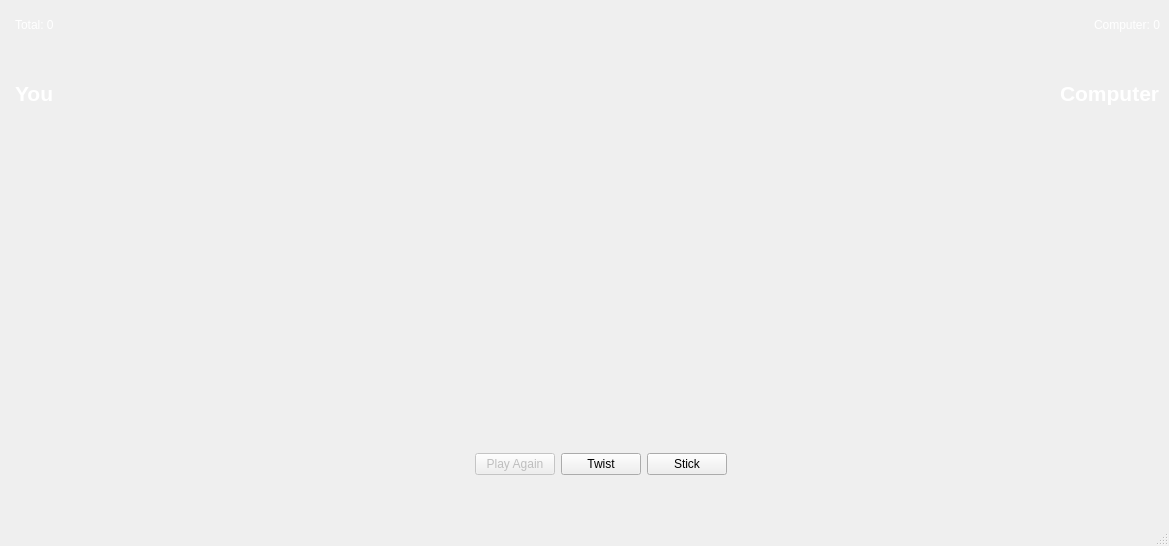
<?xml version="1.0" encoding="UTF-8"?>
<ui version="4.0">
 <class>playWindow</class>
 <widget class="QMainWindow" name="playWindow">
  <property name="geometry">
   <rect>
    <x>0</x>
    <y>0</y>
    <width>1169</width>
    <height>546</height>
   </rect>
  </property>
  <property name="windowTitle">
   <string>BlackJack C++ by Sani7</string>
  </property>
  <property name="autoFillBackground">
   <bool>true</bool>
  </property>
  <property name="styleSheet">
   <string notr="true">#centralWidget {
border-image:url(:/images/blackjack_table.png) 0 0 0 0 stretch stretch;
}</string>
  </property>
  <widget class="QWidget" name="centralWidget">
   <layout class="QGridLayout" name="gridLayout">
    <item row="3" column="1" colspan="4">
     <layout class="QHBoxLayout" name="horizontalLayout_5">
      <item>
       <widget class="QLabel" name="youLabel">
        <property name="palette">
         <palette>
          <active>
           <colorrole role="WindowText">
            <brush brushstyle="SolidPattern">
             <color alpha="255">
              <red>255</red>
              <green>255</green>
              <blue>255</blue>
             </color>
            </brush>
           </colorrole>
          </active>
          <inactive>
           <colorrole role="WindowText">
            <brush brushstyle="SolidPattern">
             <color alpha="255">
              <red>255</red>
              <green>255</green>
              <blue>255</blue>
             </color>
            </brush>
           </colorrole>
          </inactive>
          <disabled>
           <colorrole role="WindowText">
            <brush brushstyle="SolidPattern">
             <color alpha="255">
              <red>120</red>
              <green>120</green>
              <blue>120</blue>
             </color>
            </brush>
           </colorrole>
          </disabled>
         </palette>
        </property>
        <property name="font">
         <font>
          <pointsize>16</pointsize>
          <bold>true</bold>
         </font>
        </property>
        <property name="text">
         <string>You</string>
        </property>
       </widget>
      </item>
      <item>
       <spacer name="horizontalSpacer">
        <property name="orientation">
         <enum>Qt::Horizontal</enum>
        </property>
        <property name="sizeHint" stdset="0">
         <size>
          <width>40</width>
          <height>20</height>
         </size>
        </property>
       </spacer>
      </item>
      <item>
       <widget class="QLabel" name="computerLabel">
        <property name="palette">
         <palette>
          <active>
           <colorrole role="WindowText">
            <brush brushstyle="SolidPattern">
             <color alpha="255">
              <red>255</red>
              <green>255</green>
              <blue>255</blue>
             </color>
            </brush>
           </colorrole>
          </active>
          <inactive>
           <colorrole role="WindowText">
            <brush brushstyle="SolidPattern">
             <color alpha="255">
              <red>255</red>
              <green>255</green>
              <blue>255</blue>
             </color>
            </brush>
           </colorrole>
          </inactive>
          <disabled>
           <colorrole role="WindowText">
            <brush brushstyle="SolidPattern">
             <color alpha="255">
              <red>120</red>
              <green>120</green>
              <blue>120</blue>
             </color>
            </brush>
           </colorrole>
          </disabled>
         </palette>
        </property>
        <property name="font">
         <font>
          <pointsize>16</pointsize>
          <bold>true</bold>
         </font>
        </property>
        <property name="text">
         <string>Computer</string>
        </property>
       </widget>
      </item>
     </layout>
    </item>
    <item row="10" column="3">
     <spacer name="verticalSpacer_3">
      <property name="orientation">
       <enum>Qt::Vertical</enum>
      </property>
      <property name="sizeType">
       <enum>QSizePolicy::Minimum</enum>
      </property>
      <property name="sizeHint" stdset="0">
       <size>
        <width>20</width>
        <height>40</height>
       </size>
      </property>
     </spacer>
    </item>
    <item row="8" column="3">
     <spacer name="verticalSpacer_2">
      <property name="orientation">
       <enum>Qt::Vertical</enum>
      </property>
      <property name="sizeType">
       <enum>QSizePolicy::Minimum</enum>
      </property>
      <property name="sizeHint" stdset="0">
       <size>
        <width>20</width>
        <height>40</height>
       </size>
      </property>
     </spacer>
    </item>
    <item row="12" column="3">
     <spacer name="verticalSpacer_6">
      <property name="orientation">
       <enum>Qt::Vertical</enum>
      </property>
      <property name="sizeType">
       <enum>QSizePolicy::Minimum</enum>
      </property>
      <property name="sizeHint" stdset="0">
       <size>
        <width>20</width>
        <height>40</height>
       </size>
      </property>
     </spacer>
    </item>
    <item row="9" column="3">
     <layout class="QHBoxLayout" name="horizontalLayout_7">
      <item>
       <widget class="QLabel" name="statusLabel">
        <property name="palette">
         <palette>
          <active>
           <colorrole role="WindowText">
            <brush brushstyle="SolidPattern">
             <color alpha="255">
              <red>255</red>
              <green>255</green>
              <blue>255</blue>
             </color>
            </brush>
           </colorrole>
          </active>
          <inactive>
           <colorrole role="WindowText">
            <brush brushstyle="SolidPattern">
             <color alpha="255">
              <red>255</red>
              <green>255</green>
              <blue>255</blue>
             </color>
            </brush>
           </colorrole>
          </inactive>
          <disabled>
           <colorrole role="WindowText">
            <brush brushstyle="SolidPattern">
             <color alpha="255">
              <red>120</red>
              <green>120</green>
              <blue>120</blue>
             </color>
            </brush>
           </colorrole>
          </disabled>
         </palette>
        </property>
        <property name="text">
         <string/>
        </property>
       </widget>
      </item>
      <item>
       <spacer name="horizontalSpacer_5">
        <property name="orientation">
         <enum>Qt::Horizontal</enum>
        </property>
        <property name="sizeHint" stdset="0">
         <size>
          <width>40</width>
          <height>20</height>
         </size>
        </property>
       </spacer>
      </item>
      <item>
       <widget class="QLabel" name="outcomeLabel">
        <property name="palette">
         <palette>
          <active>
           <colorrole role="WindowText">
            <brush brushstyle="SolidPattern">
             <color alpha="255">
              <red>255</red>
              <green>255</green>
              <blue>255</blue>
             </color>
            </brush>
           </colorrole>
          </active>
          <inactive>
           <colorrole role="WindowText">
            <brush brushstyle="SolidPattern">
             <color alpha="255">
              <red>255</red>
              <green>255</green>
              <blue>255</blue>
             </color>
            </brush>
           </colorrole>
          </inactive>
          <disabled>
           <colorrole role="WindowText">
            <brush brushstyle="SolidPattern">
             <color alpha="255">
              <red>120</red>
              <green>120</green>
              <blue>120</blue>
             </color>
            </brush>
           </colorrole>
          </disabled>
         </palette>
        </property>
        <property name="text">
         <string/>
        </property>
       </widget>
      </item>
      <item>
       <spacer name="horizontalSpacer_6">
        <property name="orientation">
         <enum>Qt::Horizontal</enum>
        </property>
        <property name="sizeHint" stdset="0">
         <size>
          <width>40</width>
          <height>20</height>
         </size>
        </property>
       </spacer>
      </item>
      <item>
       <widget class="QLabel" name="computerStatusLabel">
        <property name="palette">
         <palette>
          <active>
           <colorrole role="WindowText">
            <brush brushstyle="SolidPattern">
             <color alpha="255">
              <red>255</red>
              <green>255</green>
              <blue>255</blue>
             </color>
            </brush>
           </colorrole>
          </active>
          <inactive>
           <colorrole role="WindowText">
            <brush brushstyle="SolidPattern">
             <color alpha="255">
              <red>255</red>
              <green>255</green>
              <blue>255</blue>
             </color>
            </brush>
           </colorrole>
          </inactive>
          <disabled>
           <colorrole role="WindowText">
            <brush brushstyle="SolidPattern">
             <color alpha="255">
              <red>120</red>
              <green>120</green>
              <blue>120</blue>
             </color>
            </brush>
           </colorrole>
          </disabled>
         </palette>
        </property>
        <property name="text">
         <string/>
        </property>
       </widget>
      </item>
     </layout>
    </item>
    <item row="5" column="1" colspan="4">
     <layout class="QHBoxLayout" name="horizontalLayout_4">
      <item>
       <layout class="QHBoxLayout" name="horizontalLayout_2">
        <property name="spacing">
         <number>0</number>
        </property>
        <item>
         <widget class="QLabel" name="card1Label">
          <property name="sizePolicy">
           <sizepolicy hsizetype="Expanding" vsizetype="Expanding">
            <horstretch>1</horstretch>
            <verstretch>1</verstretch>
           </sizepolicy>
          </property>
          <property name="text">
           <string/>
          </property>
         </widget>
        </item>
        <item>
         <widget class="QLabel" name="card2Label">
          <property name="sizePolicy">
           <sizepolicy hsizetype="Expanding" vsizetype="Expanding">
            <horstretch>1</horstretch>
            <verstretch>1</verstretch>
           </sizepolicy>
          </property>
          <property name="text">
           <string/>
          </property>
         </widget>
        </item>
        <item>
         <widget class="QLabel" name="card3Label">
          <property name="sizePolicy">
           <sizepolicy hsizetype="Expanding" vsizetype="Expanding">
            <horstretch>1</horstretch>
            <verstretch>1</verstretch>
           </sizepolicy>
          </property>
          <property name="text">
           <string/>
          </property>
         </widget>
        </item>
        <item>
         <widget class="QLabel" name="card4Label">
          <property name="sizePolicy">
           <sizepolicy hsizetype="Expanding" vsizetype="Expanding">
            <horstretch>1</horstretch>
            <verstretch>1</verstretch>
           </sizepolicy>
          </property>
          <property name="text">
           <string/>
          </property>
         </widget>
        </item>
        <item>
         <widget class="QLabel" name="card5Label">
          <property name="sizePolicy">
           <sizepolicy hsizetype="Expanding" vsizetype="Expanding">
            <horstretch>1</horstretch>
            <verstretch>1</verstretch>
           </sizepolicy>
          </property>
          <property name="text">
           <string/>
          </property>
         </widget>
        </item>
        <item>
         <widget class="QLabel" name="card6Label">
          <property name="sizePolicy">
           <sizepolicy hsizetype="Expanding" vsizetype="Expanding">
            <horstretch>1</horstretch>
            <verstretch>1</verstretch>
           </sizepolicy>
          </property>
          <property name="text">
           <string/>
          </property>
         </widget>
        </item>
        <item>
         <widget class="QLabel" name="card7Label">
          <property name="sizePolicy">
           <sizepolicy hsizetype="Expanding" vsizetype="Expanding">
            <horstretch>1</horstretch>
            <verstretch>1</verstretch>
           </sizepolicy>
          </property>
          <property name="text">
           <string/>
          </property>
         </widget>
        </item>
        <item>
         <widget class="QLabel" name="card8Label">
          <property name="sizePolicy">
           <sizepolicy hsizetype="Expanding" vsizetype="Expanding">
            <horstretch>1</horstretch>
            <verstretch>1</verstretch>
           </sizepolicy>
          </property>
          <property name="text">
           <string/>
          </property>
         </widget>
        </item>
        <item>
         <widget class="QLabel" name="card9Label">
          <property name="sizePolicy">
           <sizepolicy hsizetype="Expanding" vsizetype="Expanding">
            <horstretch>1</horstretch>
            <verstretch>1</verstretch>
           </sizepolicy>
          </property>
          <property name="text">
           <string/>
          </property>
         </widget>
        </item>
        <item>
         <widget class="QLabel" name="card10Label">
          <property name="sizePolicy">
           <sizepolicy hsizetype="Expanding" vsizetype="Expanding">
            <horstretch>1</horstretch>
            <verstretch>1</verstretch>
           </sizepolicy>
          </property>
          <property name="text">
           <string/>
          </property>
         </widget>
        </item>
       </layout>
      </item>
      <item>
       <spacer name="verticalSpacer_5">
        <property name="orientation">
         <enum>Qt::Vertical</enum>
        </property>
        <property name="sizeHint" stdset="0">
         <size>
          <width>20</width>
          <height>40</height>
         </size>
        </property>
       </spacer>
      </item>
      <item>
       <spacer name="horizontalSpacer_7">
        <property name="orientation">
         <enum>Qt::Horizontal</enum>
        </property>
        <property name="sizeType">
         <enum>QSizePolicy::Minimum</enum>
        </property>
        <property name="sizeHint" stdset="0">
         <size>
          <width>40</width>
          <height>20</height>
         </size>
        </property>
       </spacer>
      </item>
      <item>
       <layout class="QHBoxLayout" name="horizontalLayout_3">
        <property name="spacing">
         <number>0</number>
        </property>
        <item>
         <widget class="QLabel" name="card1Label_2">
          <property name="sizePolicy">
           <sizepolicy hsizetype="Expanding" vsizetype="Expanding">
            <horstretch>1</horstretch>
            <verstretch>1</verstretch>
           </sizepolicy>
          </property>
          <property name="text">
           <string/>
          </property>
         </widget>
        </item>
        <item>
         <widget class="QLabel" name="card2Label_2">
          <property name="sizePolicy">
           <sizepolicy hsizetype="Expanding" vsizetype="Expanding">
            <horstretch>1</horstretch>
            <verstretch>1</verstretch>
           </sizepolicy>
          </property>
          <property name="text">
           <string/>
          </property>
         </widget>
        </item>
        <item>
         <widget class="QLabel" name="card3Label_2">
          <property name="sizePolicy">
           <sizepolicy hsizetype="Expanding" vsizetype="Expanding">
            <horstretch>1</horstretch>
            <verstretch>1</verstretch>
           </sizepolicy>
          </property>
          <property name="text">
           <string/>
          </property>
         </widget>
        </item>
        <item>
         <widget class="QLabel" name="card4Label_2">
          <property name="sizePolicy">
           <sizepolicy hsizetype="Expanding" vsizetype="Expanding">
            <horstretch>1</horstretch>
            <verstretch>1</verstretch>
           </sizepolicy>
          </property>
          <property name="text">
           <string/>
          </property>
         </widget>
        </item>
        <item>
         <widget class="QLabel" name="card5Label_2">
          <property name="sizePolicy">
           <sizepolicy hsizetype="Expanding" vsizetype="Expanding">
            <horstretch>1</horstretch>
            <verstretch>1</verstretch>
           </sizepolicy>
          </property>
          <property name="text">
           <string/>
          </property>
         </widget>
        </item>
        <item>
         <widget class="QLabel" name="card6Label_2">
          <property name="sizePolicy">
           <sizepolicy hsizetype="Expanding" vsizetype="Expanding">
            <horstretch>1</horstretch>
            <verstretch>1</verstretch>
           </sizepolicy>
          </property>
          <property name="text">
           <string/>
          </property>
         </widget>
        </item>
        <item>
         <widget class="QLabel" name="card7Label_2">
          <property name="sizePolicy">
           <sizepolicy hsizetype="Expanding" vsizetype="Expanding">
            <horstretch>1</horstretch>
            <verstretch>1</verstretch>
           </sizepolicy>
          </property>
          <property name="text">
           <string/>
          </property>
         </widget>
        </item>
        <item>
         <widget class="QLabel" name="card8Label_2">
          <property name="sizePolicy">
           <sizepolicy hsizetype="Expanding" vsizetype="Expanding">
            <horstretch>1</horstretch>
            <verstretch>1</verstretch>
           </sizepolicy>
          </property>
          <property name="text">
           <string/>
          </property>
         </widget>
        </item>
        <item>
         <widget class="QLabel" name="card9Label_2">
          <property name="sizePolicy">
           <sizepolicy hsizetype="Expanding" vsizetype="Expanding">
            <horstretch>1</horstretch>
            <verstretch>1</verstretch>
           </sizepolicy>
          </property>
          <property name="text">
           <string/>
          </property>
         </widget>
        </item>
        <item>
         <widget class="QLabel" name="card10Label_2">
          <property name="sizePolicy">
           <sizepolicy hsizetype="Expanding" vsizetype="Expanding">
            <horstretch>1</horstretch>
            <verstretch>1</verstretch>
           </sizepolicy>
          </property>
          <property name="text">
           <string/>
          </property>
         </widget>
        </item>
       </layout>
      </item>
     </layout>
    </item>
    <item row="2" column="1">
     <spacer name="verticalSpacer_4">
      <property name="orientation">
       <enum>Qt::Vertical</enum>
      </property>
      <property name="sizeType">
       <enum>QSizePolicy::Minimum</enum>
      </property>
      <property name="sizeHint" stdset="0">
       <size>
        <width>20</width>
        <height>40</height>
       </size>
      </property>
     </spacer>
    </item>
    <item row="1" column="1" colspan="4">
     <layout class="QHBoxLayout" name="horizontalLayout_6">
      <item>
       <widget class="QLabel" name="playertotalLabel">
        <property name="palette">
         <palette>
          <active>
           <colorrole role="WindowText">
            <brush brushstyle="SolidPattern">
             <color alpha="255">
              <red>255</red>
              <green>255</green>
              <blue>255</blue>
             </color>
            </brush>
           </colorrole>
          </active>
          <inactive>
           <colorrole role="WindowText">
            <brush brushstyle="SolidPattern">
             <color alpha="255">
              <red>255</red>
              <green>255</green>
              <blue>255</blue>
             </color>
            </brush>
           </colorrole>
          </inactive>
          <disabled>
           <colorrole role="WindowText">
            <brush brushstyle="SolidPattern">
             <color alpha="255">
              <red>120</red>
              <green>120</green>
              <blue>120</blue>
             </color>
            </brush>
           </colorrole>
          </disabled>
         </palette>
        </property>
        <property name="text">
         <string>Total: 0</string>
        </property>
       </widget>
      </item>
      <item>
       <spacer name="horizontalSpacer_2">
        <property name="orientation">
         <enum>Qt::Horizontal</enum>
        </property>
        <property name="sizeHint" stdset="0">
         <size>
          <width>40</width>
          <height>20</height>
         </size>
        </property>
       </spacer>
      </item>
      <item>
       <widget class="QLabel" name="computerScoreLabel">
        <property name="palette">
         <palette>
          <active>
           <colorrole role="WindowText">
            <brush brushstyle="SolidPattern">
             <color alpha="255">
              <red>255</red>
              <green>255</green>
              <blue>255</blue>
             </color>
            </brush>
           </colorrole>
          </active>
          <inactive>
           <colorrole role="WindowText">
            <brush brushstyle="SolidPattern">
             <color alpha="255">
              <red>255</red>
              <green>255</green>
              <blue>255</blue>
             </color>
            </brush>
           </colorrole>
          </inactive>
          <disabled>
           <colorrole role="WindowText">
            <brush brushstyle="SolidPattern">
             <color alpha="255">
              <red>120</red>
              <green>120</green>
              <blue>120</blue>
             </color>
            </brush>
           </colorrole>
          </disabled>
         </palette>
        </property>
        <property name="text">
         <string>Computer: 0</string>
        </property>
       </widget>
      </item>
     </layout>
    </item>
    <item row="4" column="1">
     <spacer name="verticalSpacer">
      <property name="orientation">
       <enum>Qt::Vertical</enum>
      </property>
      <property name="sizeType">
       <enum>QSizePolicy::Minimum</enum>
      </property>
      <property name="sizeHint" stdset="0">
       <size>
        <width>20</width>
        <height>40</height>
       </size>
      </property>
     </spacer>
    </item>
    <item row="0" column="0" rowspan="2" colspan="2">
     <widget class="QLabel" name="tableLabel">
      <property name="baseSize">
       <size>
        <width>800</width>
        <height>500</height>
       </size>
      </property>
      <property name="text">
       <string/>
      </property>
     </widget>
    </item>
    <item row="11" column="3">
     <layout class="QHBoxLayout" name="horizontalLayout">
      <item>
       <spacer name="horizontalSpacer_3">
        <property name="orientation">
         <enum>Qt::Horizontal</enum>
        </property>
        <property name="sizeType">
         <enum>QSizePolicy::MinimumExpanding</enum>
        </property>
        <property name="sizeHint" stdset="0">
         <size>
          <width>40</width>
          <height>20</height>
         </size>
        </property>
       </spacer>
      </item>
      <item>
       <widget class="QPushButton" name="playagainButton">
        <property name="enabled">
         <bool>false</bool>
        </property>
        <property name="text">
         <string>Play Again</string>
        </property>
       </widget>
      </item>
      <item>
       <widget class="QPushButton" name="twistButton">
        <property name="text">
         <string>Twist</string>
        </property>
       </widget>
      </item>
      <item>
       <widget class="QPushButton" name="stickButton">
        <property name="text">
         <string>Stick</string>
        </property>
       </widget>
      </item>
      <item>
       <spacer name="horizontalSpacer_4">
        <property name="orientation">
         <enum>Qt::Horizontal</enum>
        </property>
        <property name="sizeType">
         <enum>QSizePolicy::MinimumExpanding</enum>
        </property>
        <property name="sizeHint" stdset="0">
         <size>
          <width>40</width>
          <height>20</height>
         </size>
        </property>
       </spacer>
      </item>
     </layout>
    </item>
   </layout>
  </widget>
  <widget class="QStatusBar" name="statusbar"/>
 </widget>
 <resources/>
 <connections/>
</ui>
